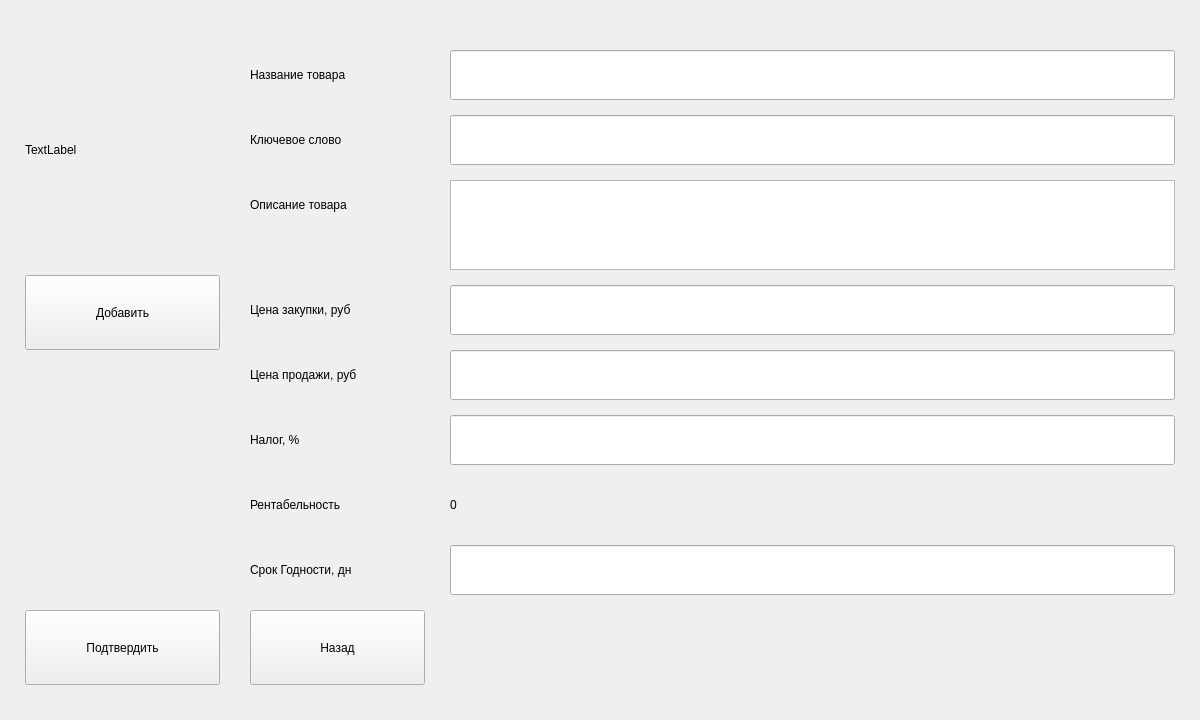
<?xml version="1.0" encoding="UTF-8"?>
<ui version="4.0">
 <class>addProductWidget</class>
 <widget class="QWidget" name="addProductWidget">
  <property name="geometry">
   <rect>
    <x>0</x>
    <y>0</y>
    <width>1200</width>
    <height>720</height>
   </rect>
  </property>
  <property name="minimumSize">
   <size>
    <width>1200</width>
    <height>720</height>
   </size>
  </property>
  <property name="maximumSize">
   <size>
    <width>1200</width>
    <height>720</height>
   </size>
  </property>
  <property name="windowTitle">
   <string>Form</string>
  </property>
  <property name="windowIcon">
   <iconset resource="qrc.qrc">
    <normaloff>:/icon.png</normaloff>:/icon.png</iconset>
  </property>
  <widget class="QLabel" name="nameLabel">
   <property name="geometry">
    <rect>
     <x>250</x>
     <y>50</y>
     <width>175</width>
     <height>50</height>
    </rect>
   </property>
   <property name="text">
    <string>Название товара</string>
   </property>
  </widget>
  <widget class="QLabel" name="keyWordLabel">
   <property name="geometry">
    <rect>
     <x>250</x>
     <y>115</y>
     <width>175</width>
     <height>50</height>
    </rect>
   </property>
   <property name="text">
    <string>Ключевое слово</string>
   </property>
  </widget>
  <widget class="QLabel" name="descriptionLabel">
   <property name="geometry">
    <rect>
     <x>250</x>
     <y>180</y>
     <width>175</width>
     <height>50</height>
    </rect>
   </property>
   <property name="text">
    <string>Описание товара</string>
   </property>
  </widget>
  <widget class="QLabel" name="purchasePriceLabel">
   <property name="geometry">
    <rect>
     <x>250</x>
     <y>285</y>
     <width>175</width>
     <height>50</height>
    </rect>
   </property>
   <property name="text">
    <string>Цена закупки, руб</string>
   </property>
  </widget>
  <widget class="QLabel" name="sellingPriceLabel">
   <property name="geometry">
    <rect>
     <x>250</x>
     <y>350</y>
     <width>175</width>
     <height>50</height>
    </rect>
   </property>
   <property name="text">
    <string>Цена продажи, руб</string>
   </property>
  </widget>
  <widget class="QLabel" name="taxLabel">
   <property name="geometry">
    <rect>
     <x>250</x>
     <y>415</y>
     <width>175</width>
     <height>50</height>
    </rect>
   </property>
   <property name="text">
    <string>Налог, %</string>
   </property>
  </widget>
  <widget class="QLabel" name="profitabilityLabel">
   <property name="geometry">
    <rect>
     <x>250</x>
     <y>480</y>
     <width>175</width>
     <height>50</height>
    </rect>
   </property>
   <property name="text">
    <string>Рентабельность</string>
   </property>
  </widget>
  <widget class="QPushButton" name="backButton">
   <property name="geometry">
    <rect>
     <x>25</x>
     <y>610</y>
     <width>195</width>
     <height>75</height>
    </rect>
   </property>
   <property name="text">
    <string>Подтвердить</string>
   </property>
  </widget>
  <widget class="QLineEdit" name="nameEdit">
   <property name="geometry">
    <rect>
     <x>450</x>
     <y>50</y>
     <width>725</width>
     <height>50</height>
    </rect>
   </property>
  </widget>
  <widget class="QLineEdit" name="keyWordEdit">
   <property name="geometry">
    <rect>
     <x>450</x>
     <y>115</y>
     <width>725</width>
     <height>50</height>
    </rect>
   </property>
  </widget>
  <widget class="QLineEdit" name="purchasePriceEdit">
   <property name="geometry">
    <rect>
     <x>450</x>
     <y>285</y>
     <width>725</width>
     <height>50</height>
    </rect>
   </property>
  </widget>
  <widget class="QLineEdit" name="sellingPriceEdit">
   <property name="geometry">
    <rect>
     <x>450</x>
     <y>350</y>
     <width>725</width>
     <height>50</height>
    </rect>
   </property>
  </widget>
  <widget class="QLineEdit" name="taxEdit">
   <property name="geometry">
    <rect>
     <x>450</x>
     <y>415</y>
     <width>725</width>
     <height>50</height>
    </rect>
   </property>
  </widget>
  <widget class="QTextEdit" name="descriptionEdit">
   <property name="geometry">
    <rect>
     <x>450</x>
     <y>180</y>
     <width>725</width>
     <height>90</height>
    </rect>
   </property>
  </widget>
  <widget class="QLabel" name="productPic">
   <property name="geometry">
    <rect>
     <x>25</x>
     <y>50</y>
     <width>200</width>
     <height>200</height>
    </rect>
   </property>
   <property name="text">
    <string>TextLabel</string>
   </property>
  </widget>
  <widget class="QLabel" name="profitabilityValueLabel">
   <property name="geometry">
    <rect>
     <x>450</x>
     <y>480</y>
     <width>175</width>
     <height>50</height>
    </rect>
   </property>
   <property name="text">
    <string>0</string>
   </property>
  </widget>
  <widget class="QLabel" name="shelfLifeLabel">
   <property name="geometry">
    <rect>
     <x>250</x>
     <y>545</y>
     <width>175</width>
     <height>50</height>
    </rect>
   </property>
   <property name="text">
    <string>Срок Годности, дн</string>
   </property>
  </widget>
  <widget class="QLineEdit" name="shelfLifeEdit">
   <property name="geometry">
    <rect>
     <x>450</x>
     <y>545</y>
     <width>725</width>
     <height>50</height>
    </rect>
   </property>
  </widget>
  <widget class="QPushButton" name="addPicButton">
   <property name="geometry">
    <rect>
     <x>25</x>
     <y>275</y>
     <width>195</width>
     <height>75</height>
    </rect>
   </property>
   <property name="text">
    <string>Добавить</string>
   </property>
  </widget>
  <widget class="QPushButton" name="exitButton">
   <property name="geometry">
    <rect>
     <x>250</x>
     <y>610</y>
     <width>175</width>
     <height>75</height>
    </rect>
   </property>
   <property name="text">
    <string>Назад</string>
   </property>
  </widget>
 </widget>
 <resources>
  <include location="qrc.qrc"/>
 </resources>
 <connections/>
</ui>
